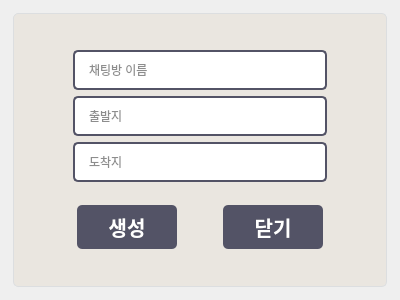
<?xml version="1.0" encoding="UTF-8"?>
<ui version="4.0">
 <class>AddChatRoom</class>
 <widget class="QWidget" name="AddChatRoom">
  <property name="geometry">
   <rect>
    <x>0</x>
    <y>0</y>
    <width>400</width>
    <height>300</height>
   </rect>
  </property>
  <property name="minimumSize">
   <size>
    <width>400</width>
    <height>300</height>
   </size>
  </property>
  <property name="maximumSize">
   <size>
    <width>400</width>
    <height>300</height>
   </size>
  </property>
  <property name="windowTitle">
   <string>새 채팅방 추가</string>
  </property>
  <property name="styleSheet">
   <string notr="true">QPushButton {
background-color:#535366;
color:#ffffff;
font-size: 20px;
font:10pt &quot;Microsoft YaHei UI&quot;;
border-radius:8px;
font-weight:700;
height:44px;
width: 100%;
}
QPushButton:disabled {
background-color: #787a7e;
}
QPushButton:hover {
background-color: #383a3e;
}
QFrame{
margin:2px;
border: 1px solid #dcdee0;;
border-radius: 24px;
background-color:rgb(255, 255, 255);
padding:10px;
}
QLineEdit{
border: 1px solid rgb(41, 57, 85);
border-radius: 3px;
border-color:#dcdee0;
height:36px;
background: white;
padding-left: 12px;
padding-right: 12px;
border-color:#e4e5eb;
}
QLineEdit:hover {
border-color: #db9a45;
}</string>
  </property>
  <layout class="QVBoxLayout" name="verticalLayout">
   <item>
    <widget class="QFrame" name="frame">
     <property name="styleSheet">
      <string notr="true">Background: rgb(234, 230, 224);

border-radius: 5px;</string>
     </property>
     <property name="frameShape">
      <enum>QFrame::StyledPanel</enum>
     </property>
     <property name="frameShadow">
      <enum>QFrame::Raised</enum>
     </property>
     <layout class="QGridLayout" name="gridLayout_2">
      <item row="0" column="0">
       <layout class="QGridLayout" name="gridLayout">
        <item row="2" column="1">
         <widget class="QLineEdit" name="endLineEdit">
          <property name="styleSheet">
           <string notr="true">background-color: #FFFFFF;

color: rgb(28, 28, 28);

border: 1.5px solid #535366;

border-radius: 5px;</string>
          </property>
          <property name="placeholderText">
           <string>도착지</string>
          </property>
         </widget>
        </item>
        <item row="0" column="2">
         <spacer name="horizontalSpacer_2">
          <property name="orientation">
           <enum>Qt::Horizontal</enum>
          </property>
          <property name="sizeType">
           <enum>QSizePolicy::Fixed</enum>
          </property>
          <property name="sizeHint" stdset="0">
           <size>
            <width>40</width>
            <height>20</height>
           </size>
          </property>
         </spacer>
        </item>
        <item row="1" column="1">
         <widget class="QLineEdit" name="startLineEdit">
          <property name="styleSheet">
           <string notr="true">background-color: #FFFFFF;

color: rgb(28, 28, 28);

border: 1.5px solid #535366;

border-radius: 5px;</string>
          </property>
          <property name="text">
           <string/>
          </property>
          <property name="placeholderText">
           <string>출발지</string>
          </property>
         </widget>
        </item>
        <item row="0" column="0">
         <spacer name="horizontalSpacer">
          <property name="orientation">
           <enum>Qt::Horizontal</enum>
          </property>
          <property name="sizeType">
           <enum>QSizePolicy::Fixed</enum>
          </property>
          <property name="sizeHint" stdset="0">
           <size>
            <width>40</width>
            <height>20</height>
           </size>
          </property>
         </spacer>
        </item>
        <item row="0" column="1">
         <widget class="QLineEdit" name="chatnameLineEdit">
          <property name="styleSheet">
           <string notr="true">background-color: #FFFFFF;

color: rgb(28, 28, 28);

border: 1.5px solid #535366;

border-radius: 5px;</string>
          </property>
          <property name="text">
           <string/>
          </property>
          <property name="placeholderText">
           <string>채팅방 이름</string>
          </property>
         </widget>
        </item>
       </layout>
      </item>
      <item row="1" column="0">
       <layout class="QHBoxLayout" name="horizontalLayout">
        <item>
         <spacer name="horizontalSpacer_4">
          <property name="orientation">
           <enum>Qt::Horizontal</enum>
          </property>
          <property name="sizeHint" stdset="0">
           <size>
            <width>40</width>
            <height>20</height>
           </size>
          </property>
         </spacer>
        </item>
        <item>
         <widget class="QPushButton" name="addchatButton">
          <property name="styleSheet">
           <string notr="true">QPushButton {

background-color: #535366;

color: white;

border-radius: 5px;

}

QPushButton:hover {

background-color: #555;

}

QPushButton:pressed {

background-color: #777;

}</string>
          </property>
          <property name="text">
           <string>생성</string>
          </property>
         </widget>
        </item>
        <item>
         <spacer name="horizontalSpacer_3">
          <property name="orientation">
           <enum>Qt::Horizontal</enum>
          </property>
          <property name="sizeType">
           <enum>QSizePolicy::Fixed</enum>
          </property>
          <property name="sizeHint" stdset="0">
           <size>
            <width>40</width>
            <height>20</height>
           </size>
          </property>
         </spacer>
        </item>
        <item>
         <widget class="QPushButton" name="closeButton">
          <property name="styleSheet">
           <string notr="true">QPushButton {

background-color: #535366;

color: white;

border-radius: 5px;

}

QPushButton:hover {

background-color: #555;

}

QPushButton:pressed {

background-color: #777;

}</string>
          </property>
          <property name="text">
           <string>닫기</string>
          </property>
         </widget>
        </item>
        <item>
         <spacer name="horizontalSpacer_5">
          <property name="orientation">
           <enum>Qt::Horizontal</enum>
          </property>
          <property name="sizeHint" stdset="0">
           <size>
            <width>40</width>
            <height>20</height>
           </size>
          </property>
         </spacer>
        </item>
       </layout>
      </item>
     </layout>
    </widget>
   </item>
  </layout>
 </widget>
 <tabstops>
  <tabstop>chatnameLineEdit</tabstop>
  <tabstop>startLineEdit</tabstop>
  <tabstop>endLineEdit</tabstop>
  <tabstop>addchatButton</tabstop>
  <tabstop>closeButton</tabstop>
 </tabstops>
 <resources/>
 <connections/>
</ui>
